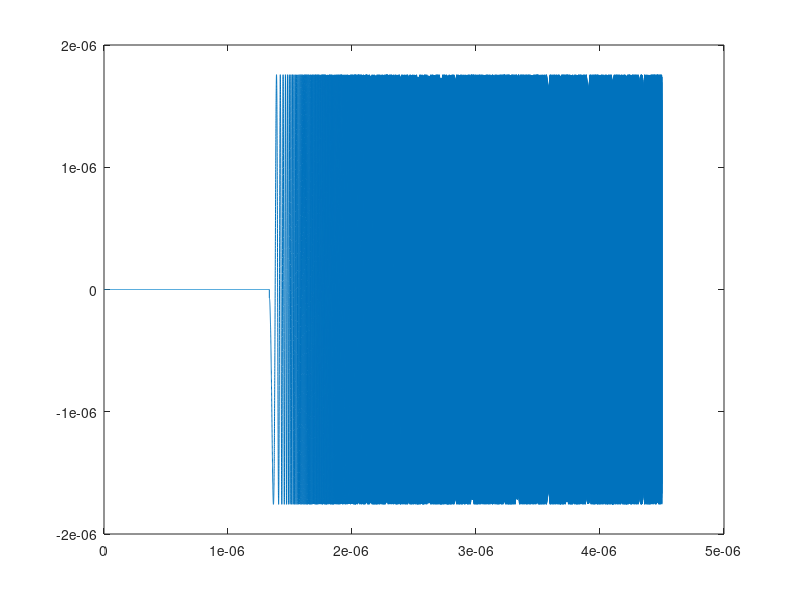

Source code (MATLAB):
clear all
close all
clc

%%
PTX = 1e-3*10^(15/10);  % Potencia transmitida [W]
chirp_bw = 2e9;         % Ancho de banda del chirp
max_range = 300;        % Rango máximo
c = 3e8;
Twait = 2*max_range/c;
q_elect = 1.6e-19;      % Carga del electrón, para calcular ruido
Tmeas = 2.5e-6;         % Tiempo de medición
Tmod = Tmeas+Twait;     % Tiempo de modulación
chirp_slope = chirp_bw/Tmod;    % Pendiente del chirp

% Parámetros del canal
range = 200;                %m
ARX=pi*(2.5e-2/2)^2;        % Apertura de 1in de diametro
rho = 0.1;                  % Reflectividad
lambda0 = 1550e-9;          % m
omega0 = 2*pi*c/lambda0;    % Frecuencia inicial
RPD = 0.7;                  % A/W Responsitividad del diodo

% Muestreo
NOS = 4;
fs=NOS*chirp_bw;          % Frec. de muestreo de Matlab
Ncells = ceil(fs*Tmeas);
fs=Ncells/Tmeas;        % Frecuencia de muestreo
Ts = 1/fs;              % Período de muestreo

%% Transmisor
Lsim = ceil(Tmod*fs);                       % Largo de la sim.
tline = Ts.*(0:Lsim-1)';                    % Linea de tiempo de modulación
insta_freq = chirp_slope.*tline;            % Frecuencia instantánea
insta_phase = 2*pi*cumsum(insta_freq).*Ts;  % Fase instantánea
chirp_tx = exp(1j*insta_phase);             % Chirp unitario

s_t = sqrt(PTX).*chirp_tx;                  % Señal transmitida

%% Canal
tau = 2*range/c;              % Delay del canal
delay_samples = round(tau*fs);
real_tau = delay_samples*Ts;
real_range = real_tau*c/2;    % Rango real

power_gain = rho*ARX/(4*pi*range.^2);       % Potencia
atten = sqrt(power_gain);                   % Atenuación
delta_phase = 2*pi*c/(lambda0*real_tau);    % Cambio de fase

ch_out = atten.*[zeros(delay_samples,1); s_t(1:end-delay_samples)].*exp(-1j*delta_phase);
    % Salida del canal (atten, fase y delay)
% figure
% plot(tline, real(s_t));
% hold all
plot(tline, real(ch_out));

%% Receptor
wait_samples = ceil(Twait*fs);
mixer_out = ch_out.*conj(chirp_tx);  % Salida del detector (mixer) con delay

noise_power = q_elect/RPD * fs;     % Potencia del ruido



